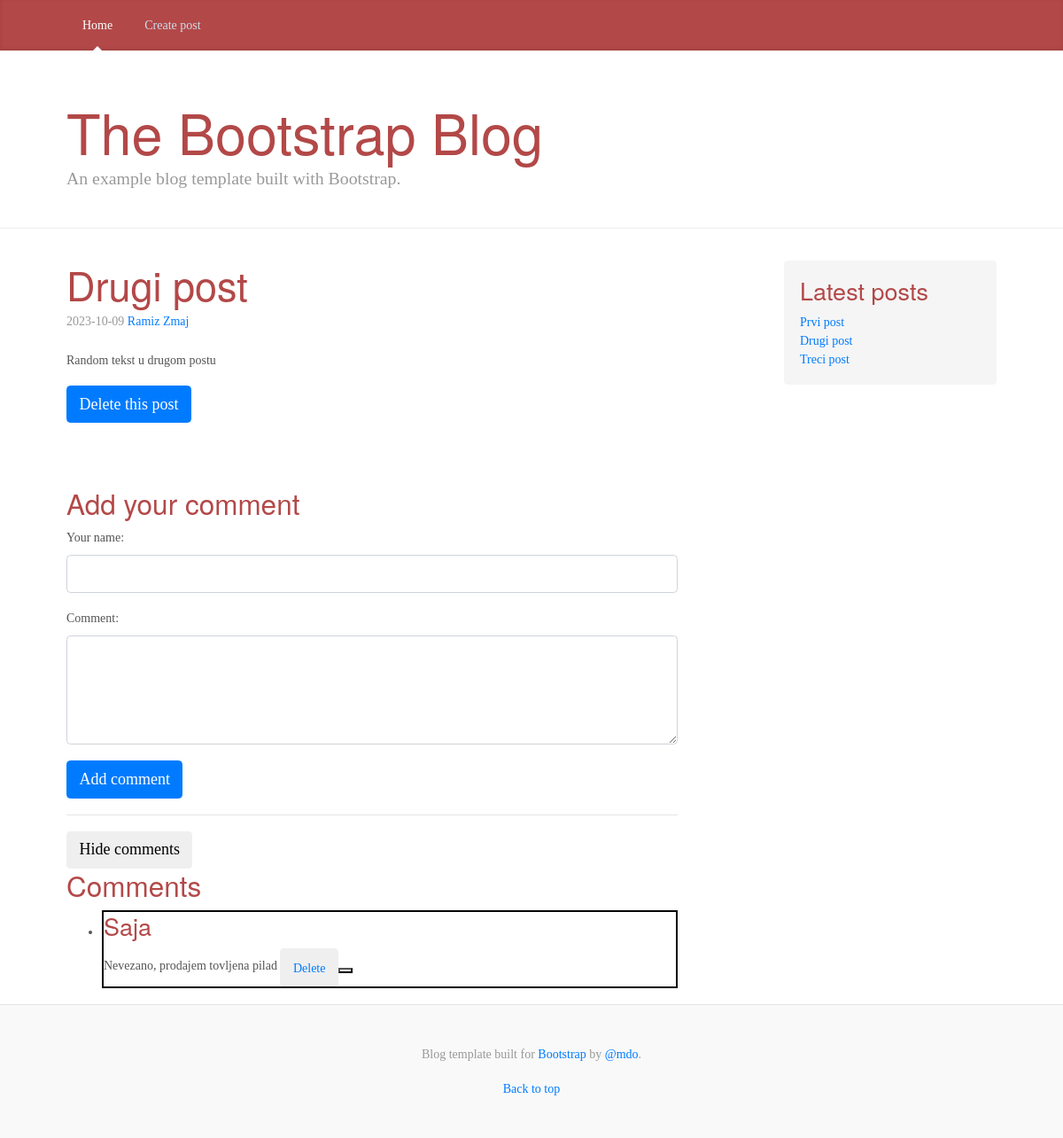
The page /single-post.php?post_id=2 on the database its author committed.
### tables this page shows
create table posts (id int auto_increment, title varchar(255) NOT NULL, body text NOT NULL, author int NOT NULL, created_at date NOT NULL, PRIMARY KEY(id), FOREIGN KEY(author) references users(id));

create table users (id int auto_increment, first_name varchar(100) NOT NULL, last_name varchar(100) NOT NULL, PRIMARY KEY(id));

create table comments (id int auto_increment, author varchar(100) NOT NULL, text text NOT NULL, post_id int NOT NULL, PRIMARY KEY(id), FOREIGN KEY(post_id) references posts(id));

### db.php (called while the page is built, shortened)
<?php
function getData($sql, $connection, $fetchAll = false)
{
    $statement = $connection->prepare($sql);
    $statement->execute();
    $statement->setFetchMode(PDO::FETCH_ASSOC);
    return $fetchAll ? $statement->fetchAll() : $statement->fetch();
}
?>

### single-post.php (the view, shortened to what this page needs)
<?php include('db.php') ?>
<?php include('header.php') ?>
<main role="main" class="container">
    <div class="row">
        <div class="col-sm-8 blog-main">
            <?php
            if (isset($_GET['post_id'])) {
                $sql1 = "SELECT p.*, users.id as userID, users.first_name, users.last_name FROM posts p inner join users on p.author = users.id WHERE p.id = {$_GET['post_id']}";
                $post = getData($sql1, $connection, $fetchAll = false);
                $sql2 = "SELECT * FROM comments c WHERE c.post_id = {$_GET['post_id']}";
                $comments = getData($sql2, $connection, $fetchAll = true);
                ?>
                <?php
            } else {
                echo ('post_id nije prosledjen kroz $_GET');
            }
            ?>
            <div class="blog-post">
                <a href="single-post.php?post_id=<?php echo ($post['id']) ?>">
                    <h2 class="blog-post-title">
                        <?php echo ($post['title']) ?>
                    </h2>
                </a>
                <p class="blog-post-meta">
                    <?php echo ($post['created_at']) ?> <a href="#">
                        <?php echo ($post['first_name'] . ' ' . $post['last_name']) ?>
                    </a>
                </p>
                <p>
                    <?= $post['body'] ?>
                </p>
                <button class="btn btn-primary" onclick="confirmDelete()">Delete this post</button>
            </div>
            <?php include('comments.php') ?>
        </div>
        <?php include('sidebar.php') ?>
    </div>
</main>
<?php include('footer.php') ?>

### comments.php (shortened to what this page needs)
<?php $postId = $_GET['post_id']; ?>
<div class="comments">
<h3>Add your comment</h3>
    <form action="create-comment.php" method="post" onsubmit="return validateCommentForm();">
        <div class="form-group">
            <label for="author">Your name:</label>
            <input type="text" name="author" id="author" class="form-control">
        </div>
        <div class="form-group">
            <label for="text">Comment:</label>
            <textarea name="text" id="text" class="form-control" rows="4"></textarea>
        </div>
        <button type="submit" class="btn btn-primary">Add comment</button>
    </form>
    <hr>
    <button class="btn btn-default" id="comments-btn">Hide comments</button>
    <h3>Comments</h3>
    <ul id="comments-list">
        <?php foreach ($comments as $comment) { ?>
            <li class="comment">
                <h4>
                    <?= $comment['author'] ?>
                </h4>
                <?= $comment['text'] ?>
                <button class="btn btn-default"><a href="delete-comment.php?post_id=<?= $postId ?>&id=<?= $comment['id'] ?>">Delete</a><button>
            </li>
        <?php } ?>
    </ul>
</div>

### sidebar.php
<?php
$sql4 = "SELECT * FROM posts ORDER BY created_at DESC LIMIT 3";
$posts5 = getData($sql4, $connection, $fetchAll = true);
?>
<aside class="col-sm-3 ml-sm-auto blog-sidebar">
    <div class="sidebar-module sidebar-module-inset">
        <h4>Latest posts</h4>
        <ol class="list-unstyled">
        <?php foreach ($posts5 as $post) { ?>
                <li>
                    <a href="single-post.php?post_id=<?php echo ($post['id']) ?>">
                        <?= $post['title'] ?>
                    </a>
                </li>
            <?php } ?>
        </ol>
    </div>
</aside>

### styles/blog.css (style rules this page uses)
@media (min-width: 48em) { html { font-size: 18px; } }
body { font-family: Georgia, "Times New Roman", Times, serif; color: #555; }
h1, .h1, h2, .h2, h3, .h3, h4, .h4, h5, .h5, h6, .h6 { font-family: "Helvetica Neue", Helvetica, Arial, sans-serif; font-weight: 400; color: #333; }
.container { max-width: 60rem; }
.sidebar-module { padding: 1rem; }
.sidebar-module-inset { padding: 1rem; background-color: #f5f5f5; border-radius: .25rem; }
.sidebar-module-inset p:last-child, .sidebar-module-inset ul:last-child, .sidebar-module-inset ol:last-child { margin-bottom: 0; }
.blog-post { margin-bottom: 4rem; }
.blog-post-title { margin-bottom: .25rem; font-size: 2.5rem; }
.blog-post-meta { margin-bottom: 1.25rem; color: #999; }

### styles/styles.css (style rules this page uses)
* { font-size: 14px; }
h1, h2, h3, h4, h5, h6, h7 { color: #b34848; }
.comments li { border: 2px solid black; }

### rows shown on the page
posts: title "Drugi post", created_at "2023-10-09", author.first_name "Ramiz", author.last_name "Zmaj", body "Random tekst u drugom postu"
comments: author "Saja", text "Nevezano, prodajem tovljena pilad"
posts: title "Prvi post"
posts: title "Treci post"
